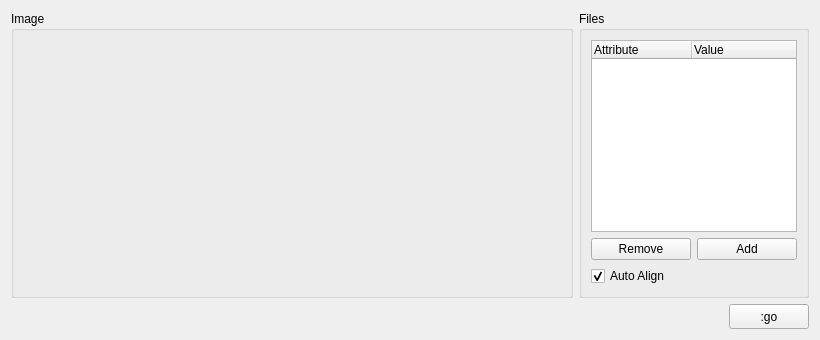
      <widget class="QWidget" name="tab_2">
       <attribute name="title">
        <string>Align</string>
       </attribute>
       <layout class="QGridLayout" name="gridLayout_10">
        <item row="0" column="0">
         <widget class="QGroupBox" name="groupBox_2">
          <property name="title">
           <string>Image</string>
          </property>
          <layout class="QGridLayout" name="gridLayout_8">
           <item row="0" column="0">
            <widget class="gingaWidget" name="display_align" native="true"/>
           </item>
           <item row="1" column="0">
            <widget class="QLabel" name="info_align">
             <property name="minimumSize">
              <size>
               <width>0</width>
               <height>20</height>
              </size>
             </property>
             <property name="maximumSize">
              <size>
               <width>16777215</width>
               <height>20</height>
              </size>
             </property>
             <property name="text">
              <string/>
             </property>
            </widget>
           </item>
          </layout>
         </widget>
        </item>
        <item row="0" column="1">
         <widget class="QGroupBox" name="groupBox">
          <property name="minimumSize">
           <size>
            <width>230</width>
            <height>0</height>
           </size>
          </property>
          <property name="maximumSize">
           <size>
            <width>230</width>
            <height>16777215</height>
           </size>
          </property>
          <property name="title">
           <string>Files</string>
          </property>
          <layout class="QGridLayout" name="gridLayout_3">
           <item row="0" column="0" colspan="2">
            <widget class="QTreeWidget" name="align_list">
             <property name="selectionMode">
              <enum>QAbstractItemView::ExtendedSelection</enum>
             </property>
             <column>
              <property name="text">
               <string>Attribute</string>
              </property>
             </column>
             <column>
              <property name="text">
               <string>Value</string>
              </property>
             </column>
            </widget>
           </item>
           <item row="1" column="0">
            <widget class="QPushButton" name="align_remove">
             <property name="text">
              <string>Remove</string>
             </property>
            </widget>
           </item>
           <item row="1" column="1">
            <widget class="QPushButton" name="align_add">
             <property name="text">
              <string>Add</string>
             </property>
            </widget>
           </item>
           <item row="2" column="0" colspan="2">
            <widget class="QCheckBox" name="align_isauto">
             <property name="text">
              <string>Auto Align</string>
             </property>
             <property name="checked">
              <bool>true</bool>
             </property>
            </widget>
           </item>
          </layout>
         </widget>
        </item>
        <item row="1" column="0" colspan="2">
         <layout class="QGridLayout" name="gridLayout_9">
          <item row="0" column="0">
           <spacer name="horizontalSpacer_11">
            <property name="orientation">
             <enum>Qt::Horizontal</enum>
            </property>
            <property name="sizeHint" stdset="0">
             <size>
              <width>718</width>
              <height>20</height>
             </size>
            </property>
           </spacer>
          </item>
          <item row="0" column="1">
           <widget class="QPushButton" name="align_go">
            <property name="minimumSize">
             <size>
              <width>80</width>
              <height>25</height>
             </size>
            </property>
            <property name="maximumSize">
             <size>
              <width>80</width>
              <height>25</height>
             </size>
            </property>
            <property name="text">
             <string>:go</string>
            </property>
           </widget>
          </item>
         </layout>
        </item>
       </layout>
      </widget>
